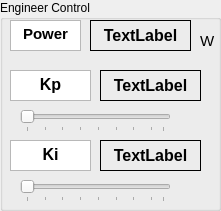
     <widget class="QGroupBox" name="engineer_box">
      <property name="geometry">
       <rect>
        <x>460</x>
        <y>60</y>
        <width>221</width>
        <height>211</height>
       </rect>
      </property>
      <property name="title">
       <string>Engineer Control</string>
      </property>
      <widget class="QTextBrowser" name="used_power_txt">
       <property name="geometry">
        <rect>
         <x>10</x>
         <y>20</y>
         <width>71</width>
         <height>31</height>
        </rect>
       </property>
       <property name="font">
        <font>
         <pointsize>9</pointsize>
        </font>
       </property>
       <property name="verticalScrollBarPolicy">
        <enum>Qt::ScrollBarAlwaysOff</enum>
       </property>
       <property name="horizontalScrollBarPolicy">
        <enum>Qt::ScrollBarAlwaysOff</enum>
       </property>
       <property name="html">
        <string>&lt;!DOCTYPE HTML PUBLIC &quot;-//W3C//DTD HTML 4.0//EN&quot; &quot;http://www.w3.org/TR/REC-html40/strict.dtd&quot;&gt;
&lt;html&gt;&lt;head&gt;&lt;meta name=&quot;qrichtext&quot; content=&quot;1&quot; /&gt;&lt;meta charset=&quot;utf-8&quot; /&gt;&lt;style type=&quot;text/css&quot;&gt;
p, li { white-space: pre-wrap; }
hr { height: 1px; border-width: 0; }
li.unchecked::marker { content: &quot;\2610&quot;; }
li.checked::marker { content: &quot;\2612&quot;; }
&lt;/style&gt;&lt;/head&gt;&lt;body style=&quot; font-family:'Segoe UI'; font-size:9pt; font-weight:400; font-style:normal;&quot;&gt;
&lt;p align=&quot;center&quot; style=&quot; margin-top:0px; margin-bottom:0px; margin-left:0px; margin-right:0px; -qt-block-indent:0; text-indent:0px;&quot;&gt;&lt;span style=&quot; font-family:'MS Shell Dlg 2'; font-size:11pt; font-weight:696;&quot;&gt;Power&lt;/span&gt;&lt;/p&gt;&lt;/body&gt;&lt;/html&gt;</string>
       </property>
      </widget>
      <widget class="QTextBrowser" name="kp_txt">
       <property name="geometry">
        <rect>
         <x>10</x>
         <y>70</y>
         <width>81</width>
         <height>31</height>
        </rect>
       </property>
       <property name="verticalScrollBarPolicy">
        <enum>Qt::ScrollBarAlwaysOff</enum>
       </property>
       <property name="horizontalScrollBarPolicy">
        <enum>Qt::ScrollBarAlwaysOff</enum>
       </property>
       <property name="html">
        <string>&lt;!DOCTYPE HTML PUBLIC &quot;-//W3C//DTD HTML 4.0//EN&quot; &quot;http://www.w3.org/TR/REC-html40/strict.dtd&quot;&gt;
&lt;html&gt;&lt;head&gt;&lt;meta name=&quot;qrichtext&quot; content=&quot;1&quot; /&gt;&lt;meta charset=&quot;utf-8&quot; /&gt;&lt;style type=&quot;text/css&quot;&gt;
p, li { white-space: pre-wrap; }
hr { height: 1px; border-width: 0; }
li.unchecked::marker { content: &quot;\2610&quot;; }
li.checked::marker { content: &quot;\2612&quot;; }
&lt;/style&gt;&lt;/head&gt;&lt;body style=&quot; font-family:'Segoe UI'; font-size:10pt; font-weight:400; font-style:normal;&quot;&gt;
&lt;p align=&quot;center&quot; style=&quot; margin-top:0px; margin-bottom:0px; margin-left:0px; margin-right:0px; -qt-block-indent:0; text-indent:0px;&quot;&gt;&lt;span style=&quot; font-family:'MS Shell Dlg 2'; font-size:12pt; font-weight:696;&quot;&gt;Kp&lt;/span&gt;&lt;/p&gt;&lt;/body&gt;&lt;/html&gt;</string>
       </property>
      </widget>
      <widget class="QSlider" name="ki_slider">
       <property name="geometry">
        <rect>
         <x>20</x>
         <y>180</y>
         <width>151</width>
         <height>22</height>
        </rect>
       </property>
       <property name="minimum">
        <number>1</number>
       </property>
       <property name="maximum">
        <number>24</number>
       </property>
       <property name="pageStep">
        <number>8</number>
       </property>
       <property name="sliderPosition">
        <number>1</number>
       </property>
       <property name="orientation">
        <enum>Qt::Horizontal</enum>
       </property>
       <property name="invertedAppearance">
        <bool>false</bool>
       </property>
       <property name="tickPosition">
        <enum>QSlider::TicksBelow</enum>
       </property>
       <property name="tickInterval">
        <number>3</number>
       </property>
      </widget>
      <widget class="QSlider" name="kp_slider">
       <property name="geometry">
        <rect>
         <x>20</x>
         <y>110</y>
         <width>151</width>
         <height>22</height>
        </rect>
       </property>
       <property name="minimum">
        <number>1</number>
       </property>
       <property name="maximum">
        <number>24</number>
       </property>
       <property name="pageStep">
        <number>8</number>
       </property>
       <property name="sliderPosition">
        <number>1</number>
       </property>
       <property name="orientation">
        <enum>Qt::Horizontal</enum>
       </property>
       <property name="invertedAppearance">
        <bool>false</bool>
       </property>
       <property name="tickPosition">
        <enum>QSlider::TicksBelow</enum>
       </property>
       <property name="tickInterval">
        <number>3</number>
       </property>
      </widget>
      <widget class="QTextBrowser" name="ki_txt_2">
       <property name="geometry">
        <rect>
         <x>10</x>
         <y>140</y>
         <width>81</width>
         <height>31</height>
        </rect>
       </property>
       <property name="verticalScrollBarPolicy">
        <enum>Qt::ScrollBarAlwaysOff</enum>
       </property>
       <property name="horizontalScrollBarPolicy">
        <enum>Qt::ScrollBarAlwaysOff</enum>
       </property>
       <property name="html">
        <string>&lt;!DOCTYPE HTML PUBLIC &quot;-//W3C//DTD HTML 4.0//EN&quot; &quot;http://www.w3.org/TR/REC-html40/strict.dtd&quot;&gt;
&lt;html&gt;&lt;head&gt;&lt;meta name=&quot;qrichtext&quot; content=&quot;1&quot; /&gt;&lt;meta charset=&quot;utf-8&quot; /&gt;&lt;style type=&quot;text/css&quot;&gt;
p, li { white-space: pre-wrap; }
hr { height: 1px; border-width: 0; }
li.unchecked::marker { content: &quot;\2610&quot;; }
li.checked::marker { content: &quot;\2612&quot;; }
&lt;/style&gt;&lt;/head&gt;&lt;body style=&quot; font-family:'Segoe UI'; font-size:10pt; font-weight:400; font-style:normal;&quot;&gt;
&lt;p align=&quot;center&quot; style=&quot; margin-top:0px; margin-bottom:0px; margin-left:0px; margin-right:0px; -qt-block-indent:0; text-indent:0px;&quot;&gt;&lt;span style=&quot; font-family:'MS Shell Dlg 2'; font-size:12pt; font-weight:696;&quot;&gt;Ki&lt;/span&gt;&lt;/p&gt;&lt;/body&gt;&lt;/html&gt;</string>
       </property>
      </widget>
      <widget class="QLabel" name="watt_txt">
       <property name="geometry">
        <rect>
         <x>200</x>
         <y>30</y>
         <width>16</width>
         <height>21</height>
        </rect>
       </property>
       <property name="font">
        <font>
         <pointsize>11</pointsize>
        </font>
       </property>
       <property name="text">
        <string>W</string>
       </property>
      </widget>
      <widget class="QLabel" name="used_power_display">
       <property name="geometry">
        <rect>
         <x>90</x>
         <y>20</y>
         <width>101</width>
         <height>31</height>
        </rect>
       </property>
       <property name="font">
        <font>
         <pointsize>12</pointsize>
         <bold>true</bold>
        </font>
       </property>
       <property name="layoutDirection">
        <enum>Qt::LeftToRight</enum>
       </property>
       <property name="frameShape">
        <enum>QFrame::Panel</enum>
       </property>
       <property name="text">
        <string>TextLabel</string>
       </property>
       <property name="alignment">
        <set>Qt::AlignCenter</set>
       </property>
       <property name="margin">
        <number>0</number>
       </property>
      </widget>
      <widget class="QLabel" name="kp_display">
       <property name="geometry">
        <rect>
         <x>100</x>
         <y>70</y>
         <width>101</width>
         <height>31</height>
        </rect>
       </property>
       <property name="font">
        <font>
         <pointsize>12</pointsize>
         <bold>true</bold>
        </font>
       </property>
       <property name="layoutDirection">
        <enum>Qt::LeftToRight</enum>
       </property>
       <property name="frameShape">
        <enum>QFrame::Panel</enum>
       </property>
       <property name="text">
        <string>TextLabel</string>
       </property>
       <property name="alignment">
        <set>Qt::AlignCenter</set>
       </property>
       <property name="margin">
        <number>0</number>
       </property>
      </widget>
      <widget class="QLabel" name="ki_display">
       <property name="geometry">
        <rect>
         <x>100</x>
         <y>140</y>
         <width>101</width>
         <height>31</height>
        </rect>
       </property>
       <property name="font">
        <font>
         <pointsize>12</pointsize>
         <bold>true</bold>
        </font>
       </property>
       <property name="layoutDirection">
        <enum>Qt::LeftToRight</enum>
       </property>
       <property name="frameShape">
        <enum>QFrame::Panel</enum>
       </property>
       <property name="text">
        <string>TextLabel</string>
       </property>
       <property name="alignment">
        <set>Qt::AlignCenter</set>
       </property>
       <property name="margin">
        <number>0</number>
       </property>
      </widget>
     </widget>
